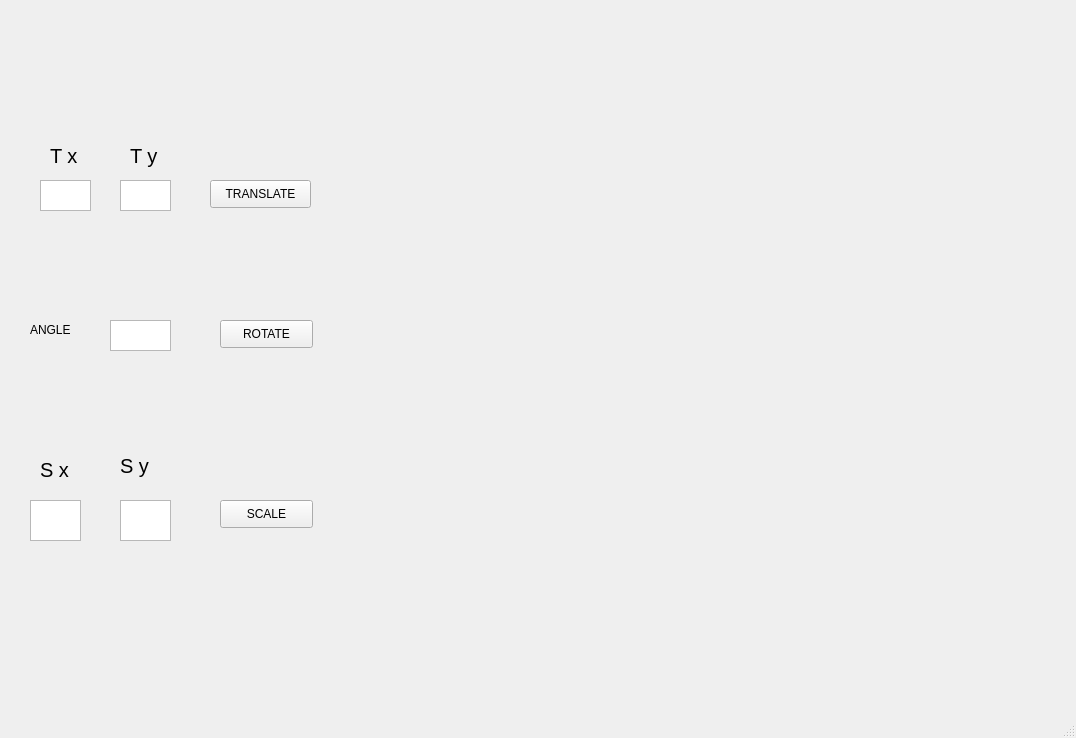
<?xml version="1.0" encoding="UTF-8"?>
<ui version="4.0">
 <class>MainWindow</class>
 <widget class="QMainWindow" name="MainWindow">
  <property name="geometry">
   <rect>
    <x>0</x>
    <y>0</y>
    <width>1076</width>
    <height>738</height>
   </rect>
  </property>
  <property name="windowTitle">
   <string>MainWindow</string>
  </property>
  <widget class="QWidget" name="centralwidget">
   <widget class="QLabel" name="label">
    <property name="geometry">
     <rect>
      <x>360</x>
      <y>120</y>
      <width>671</width>
      <height>551</height>
     </rect>
    </property>
    <property name="text">
     <string/>
    </property>
   </widget>
   <widget class="QPushButton" name="pushButton">
    <property name="geometry">
     <rect>
      <x>210</x>
      <y>180</y>
      <width>101</width>
      <height>28</height>
     </rect>
    </property>
    <property name="text">
     <string>TRANSLATE</string>
    </property>
   </widget>
   <widget class="QPushButton" name="pushButton_2">
    <property name="geometry">
     <rect>
      <x>220</x>
      <y>320</y>
      <width>93</width>
      <height>28</height>
     </rect>
    </property>
    <property name="text">
     <string>ROTATE</string>
    </property>
   </widget>
   <widget class="QPushButton" name="pushButton_3">
    <property name="geometry">
     <rect>
      <x>220</x>
      <y>500</y>
      <width>93</width>
      <height>28</height>
     </rect>
    </property>
    <property name="text">
     <string>SCALE</string>
    </property>
   </widget>
   <widget class="QTextEdit" name="textEdit">
    <property name="geometry">
     <rect>
      <x>40</x>
      <y>180</y>
      <width>51</width>
      <height>31</height>
     </rect>
    </property>
   </widget>
   <widget class="QTextEdit" name="textEdit_2">
    <property name="geometry">
     <rect>
      <x>120</x>
      <y>180</y>
      <width>51</width>
      <height>31</height>
     </rect>
    </property>
   </widget>
   <widget class="QTextEdit" name="textEdit_3">
    <property name="geometry">
     <rect>
      <x>110</x>
      <y>320</y>
      <width>61</width>
      <height>31</height>
     </rect>
    </property>
   </widget>
   <widget class="QLabel" name="label_2">
    <property name="geometry">
     <rect>
      <x>50</x>
      <y>140</y>
      <width>51</width>
      <height>31</height>
     </rect>
    </property>
    <property name="font">
     <font>
      <pointsize>15</pointsize>
     </font>
    </property>
    <property name="text">
     <string>T x</string>
    </property>
   </widget>
   <widget class="QLabel" name="label_3">
    <property name="geometry">
     <rect>
      <x>130</x>
      <y>140</y>
      <width>51</width>
      <height>31</height>
     </rect>
    </property>
    <property name="font">
     <font>
      <pointsize>15</pointsize>
     </font>
    </property>
    <property name="text">
     <string>T y</string>
    </property>
   </widget>
   <widget class="QLabel" name="label_4">
    <property name="geometry">
     <rect>
      <x>30</x>
      <y>320</y>
      <width>71</width>
      <height>20</height>
     </rect>
    </property>
    <property name="text">
     <string>ANGLE</string>
    </property>
   </widget>
   <widget class="QLabel" name="label_5">
    <property name="geometry">
     <rect>
      <x>40</x>
      <y>460</y>
      <width>71</width>
      <height>20</height>
     </rect>
    </property>
    <property name="font">
     <font>
      <pointsize>15</pointsize>
     </font>
    </property>
    <property name="text">
     <string>S x</string>
    </property>
   </widget>
   <widget class="QLabel" name="label_6">
    <property name="geometry">
     <rect>
      <x>120</x>
      <y>450</y>
      <width>51</width>
      <height>31</height>
     </rect>
    </property>
    <property name="font">
     <font>
      <pointsize>15</pointsize>
      <weight>50</weight>
      <bold>false</bold>
     </font>
    </property>
    <property name="text">
     <string>S y</string>
    </property>
   </widget>
   <widget class="QTextEdit" name="textEdit_4">
    <property name="geometry">
     <rect>
      <x>30</x>
      <y>500</y>
      <width>51</width>
      <height>41</height>
     </rect>
    </property>
   </widget>
   <widget class="QTextEdit" name="textEdit_5">
    <property name="geometry">
     <rect>
      <x>120</x>
      <y>500</y>
      <width>51</width>
      <height>41</height>
     </rect>
    </property>
   </widget>
  </widget>
  <widget class="QMenuBar" name="menubar">
   <property name="geometry">
    <rect>
     <x>0</x>
     <y>0</y>
     <width>1076</width>
     <height>25</height>
    </rect>
   </property>
  </widget>
  <widget class="QStatusBar" name="statusbar"/>
 </widget>
 <resources/>
 <connections/>
</ui>
